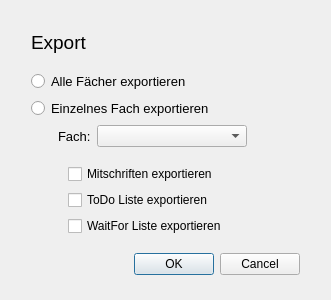
<?xml version="1.0" encoding="UTF-8"?>
<ui version="4.0">
 <class>ExportDialog</class>
 <widget class="QDialog" name="ExportDialog">
  <property name="geometry">
   <rect>
    <x>0</x>
    <y>0</y>
    <width>331</width>
    <height>300</height>
   </rect>
  </property>
  <property name="windowTitle">
   <string>ExportDialog</string>
  </property>
  <widget class="QWidget" name="verticalLayoutWidget">
   <property name="geometry">
    <rect>
     <x>20</x>
     <y>20</y>
     <width>291</width>
     <height>266</height>
    </rect>
   </property>
   <layout class="QVBoxLayout" name="verticalLayout">
    <item>
     <widget class="QLabel" name="label_3">
      <property name="font">
       <font>
        <pointsize>14</pointsize>
       </font>
      </property>
      <property name="text">
       <string>Export</string>
      </property>
     </widget>
    </item>
    <item>
     <spacer name="verticalSpacer_4">
      <property name="orientation">
       <enum>Qt::Vertical</enum>
      </property>
      <property name="sizeHint" stdset="0">
       <size>
        <width>20</width>
        <height>40</height>
       </size>
      </property>
     </spacer>
    </item>
    <item>
     <widget class="QRadioButton" name="radioButton">
      <property name="font">
       <font>
        <pointsize>10</pointsize>
       </font>
      </property>
      <property name="text">
       <string>Alle Fächer exportieren</string>
      </property>
     </widget>
    </item>
    <item>
     <widget class="QRadioButton" name="radioButton_2">
      <property name="font">
       <font>
        <pointsize>10</pointsize>
       </font>
      </property>
      <property name="text">
       <string>Einzelnes Fach exportieren</string>
      </property>
     </widget>
    </item>
    <item>
     <layout class="QHBoxLayout" name="horizontalLayout">
      <item>
       <spacer name="horizontalSpacer_2">
        <property name="orientation">
         <enum>Qt::Horizontal</enum>
        </property>
        <property name="sizeHint" stdset="0">
         <size>
          <width>40</width>
          <height>20</height>
         </size>
        </property>
       </spacer>
      </item>
      <item>
       <widget class="QLabel" name="label_5">
        <property name="maximumSize">
         <size>
          <width>50</width>
          <height>16777215</height>
         </size>
        </property>
        <property name="font">
         <font>
          <pointsize>10</pointsize>
         </font>
        </property>
        <property name="text">
         <string>Fach:</string>
        </property>
       </widget>
      </item>
      <item>
       <widget class="QComboBox" name="comboBox">
        <property name="minimumSize">
         <size>
          <width>150</width>
          <height>0</height>
         </size>
        </property>
       </widget>
      </item>
      <item>
       <spacer name="horizontalSpacer_5">
        <property name="orientation">
         <enum>Qt::Horizontal</enum>
        </property>
        <property name="sizeHint" stdset="0">
         <size>
          <width>40</width>
          <height>20</height>
         </size>
        </property>
       </spacer>
      </item>
      <item>
       <spacer name="horizontalSpacer">
        <property name="orientation">
         <enum>Qt::Horizontal</enum>
        </property>
        <property name="sizeHint" stdset="0">
         <size>
          <width>40</width>
          <height>20</height>
         </size>
        </property>
       </spacer>
      </item>
     </layout>
    </item>
    <item>
     <spacer name="verticalSpacer_3">
      <property name="orientation">
       <enum>Qt::Vertical</enum>
      </property>
      <property name="sizeHint" stdset="0">
       <size>
        <width>20</width>
        <height>40</height>
       </size>
      </property>
     </spacer>
    </item>
    <item>
     <layout class="QHBoxLayout" name="horizontalLayout_2">
      <item>
       <spacer name="horizontalSpacer_3">
        <property name="orientation">
         <enum>Qt::Horizontal</enum>
        </property>
        <property name="sizeHint" stdset="0">
         <size>
          <width>40</width>
          <height>20</height>
         </size>
        </property>
       </spacer>
      </item>
      <item>
       <layout class="QVBoxLayout" name="verticalLayout_2">
        <item>
         <widget class="QCheckBox" name="checkBox_3">
          <property name="text">
           <string>Mitschriften exportieren</string>
          </property>
         </widget>
        </item>
        <item>
         <widget class="QCheckBox" name="checkBox">
          <property name="text">
           <string>ToDo Liste exportieren</string>
          </property>
         </widget>
        </item>
        <item>
         <widget class="QCheckBox" name="checkBox_2">
          <property name="text">
           <string>WaitFor Liste exportieren</string>
          </property>
         </widget>
        </item>
       </layout>
      </item>
      <item>
       <spacer name="horizontalSpacer_6">
        <property name="orientation">
         <enum>Qt::Horizontal</enum>
        </property>
        <property name="sizeHint" stdset="0">
         <size>
          <width>40</width>
          <height>20</height>
         </size>
        </property>
       </spacer>
      </item>
      <item>
       <spacer name="horizontalSpacer_4">
        <property name="orientation">
         <enum>Qt::Horizontal</enum>
        </property>
        <property name="sizeHint" stdset="0">
         <size>
          <width>40</width>
          <height>20</height>
         </size>
        </property>
       </spacer>
      </item>
     </layout>
    </item>
    <item>
     <spacer name="verticalSpacer_2">
      <property name="orientation">
       <enum>Qt::Vertical</enum>
      </property>
      <property name="sizeHint" stdset="0">
       <size>
        <width>20</width>
        <height>40</height>
       </size>
      </property>
     </spacer>
    </item>
    <item>
     <widget class="QDialogButtonBox" name="buttonBox">
      <property name="orientation">
       <enum>Qt::Horizontal</enum>
      </property>
      <property name="standardButtons">
       <set>QDialogButtonBox::Cancel|QDialogButtonBox::Ok</set>
      </property>
     </widget>
    </item>
   </layout>
  </widget>
 </widget>
 <layoutdefault spacing="6" margin="11"/>
 <resources/>
 <connections/>
</ui>
